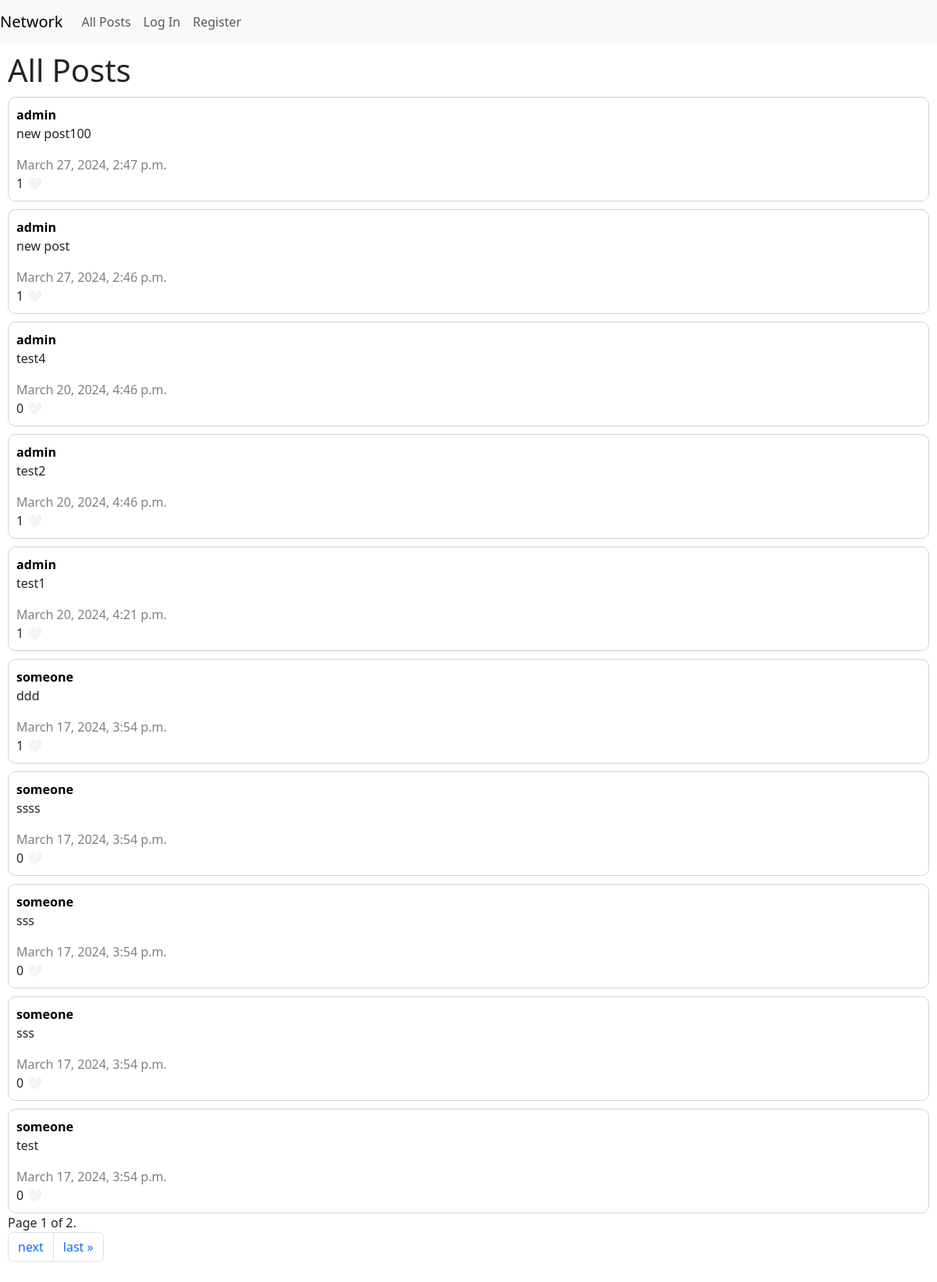
The page / on the database its author committed.
### network/models.py (models this page shows)
class Post(models.Model):
    user = models.ForeignKey(User,on_delete=models.CASCADE,related_name="posts")
    text = models.TextField()
    timestamp = models.DateTimeField(auto_now_add=True)
    likes = models.IntegerField(default=0)

class User(AbstractUser):
    pass

### network/views.py (the view)
# urls.py: path("", views.index, name="index"),
def index(request):
    posts = Post.objects.all().order_by("-timestamp")
    p = Paginator(posts,10)
    if request.method == "POST" :
        text = request.POST["t"]
        if text :
            Post.objects.create(user=request.user,text=text)
        return redirect("/")
    page_number = request.GET.get('page')
    page_obj = p.get_page(page_number)
    return render(request, "network/index.html",{"posts":page_obj.object_list,'page_obj': page_obj})

### network/templates/network/index.html (shortened to what this page needs)
{% extends "network/layout.html" %}
{% block body %}
    <h1>All Posts</h1>
    <div id="all-posts">
        {% for p in posts %}
        <div class="post">
            <a href="/u/{{p.user.id}}" style="color: black;text-decoration: none;"><b>{{p.user}}</b></a>
            <div id="text-div{{p.id}}">
                <p id="text{{p.id}}">{{p.text}}</p>
            </div>
            <span style="color: gray;">{{p.timestamp}}</span><br>
            <span id="likes-{{p.id}}">{{p.likes}}</span>
            {% if user.is_authenticated %}
            <button style="padding: 0px; border: none; background-color: transparent;" id="like-btn"  onclick="like({{p.id}},{{request.user.id}});">🤍</button>
            {% else %}
            <button style="padding: 0px; border: none; background-color: transparent;" id="like-btn"  onclick="like({{p.id}},{{request.user.id}});" disabled>🤍</button>
            {% endif %}
        </div>
        {% endfor %}
    </div>
    <span class="current">
        Page {{ page_obj.number }} of {{ page_obj.paginator.num_pages }}.
    </span><br>
    <nav aria-label="Page navigation example">
        <ul class="pagination">
            {% if page_obj.has_next %}
                <li class="page-item"><a class="page-link" href="?page={{ page_obj.next_page_number }}">next</a></li>
                <li class="page-item"><a class="page-link" href="?page={{ page_obj.paginator.num_pages }}">last &raquo;</a></li>
            {% endif %}
        </ul>
    </nav>
{% endblock %}

### network/templates/network/layout.html (shortened to what this page needs)
{% load static %}
<!DOCTYPE html>
<html lang="en">
    <head>
        <link href="https://cdn.jsdelivr.net/npm/bootstrap@5.3.3/dist/css/bootstrap.min.css" rel="stylesheet">
        <link href="{% static 'network/styles.css' %}" rel="stylesheet">
    </head>
    <body>
        <nav class="navbar navbar-expand-lg navbar-light bg-light">
            <a class="navbar-brand" href="#">Network</a>
            <div>
              <ul class="navbar-nav mr-auto">
                <li class="nav-item">
                  <a class="nav-link" href="{% url 'index' %}">All Posts</a>
                </li>
                {% if user.is_authenticated %}
                    <li class="nav-item">
                        <a class="nav-link" href="/following">Following</a>
                    </li>
                    <li class="nav-item">
                        <a class="nav-link" href="{% url 'logout' %}">Log Out</a>
                    </li>
                {% else %}
                    <li class="nav-item">
                        <a class="nav-link" href="{% url 'login' %}">Log In</a>
                    </li>
                    <li class="nav-item">
                        <a class="nav-link" href="{% url 'register' %}">Register</a>
                    </li>
                {% endif %}
              </ul>
            </div>
          </nav>
        <div class="body">
            {% block body %}
            {% endblock %}
        </div>
    </body>
</html>

### network/static/network/styles.css (style rules this page uses)
.body { padding : 10px; }
.post { margin-top: 10px; padding: 10px; border: 1px solid lightgray; border-radius: 10px; background-color: white; }

### rows shown on the page
Post: user "admin", text "new post100", timestamp "March 27, 2024, 2:47 p.m.", likes "1"
Post: user "admin", text "new post", timestamp "March 27, 2024, 2:46 p.m.", likes "1"
Post: user "admin", text "test4", timestamp "March 20, 2024, 4:46 p.m.", likes "0"
Post: user "admin", text "test2", timestamp "March 20, 2024, 4:46 p.m.", likes "1"
Post: user "admin", text "test1", timestamp "March 20, 2024, 4:21 p.m.", likes "1"
Post: user "someone", text "ddd", timestamp "March 17, 2024, 3:54 p.m.", likes "1"
Post: user "someone", text "ssss", timestamp "March 17, 2024, 3:54 p.m.", likes "0"
Post: user "someone", text "sss", timestamp "March 17, 2024, 3:54 p.m.", likes "0"
Post: user "someone", text "sss", timestamp "March 17, 2024, 3:54 p.m.", likes "0"
Post: user "someone", text "test", timestamp "March 17, 2024, 3:54 p.m.", likes "0"

### other values the page prints
{{ page_obj.number }} "1"
{{ page_obj.paginator.num_pages }} "2"
